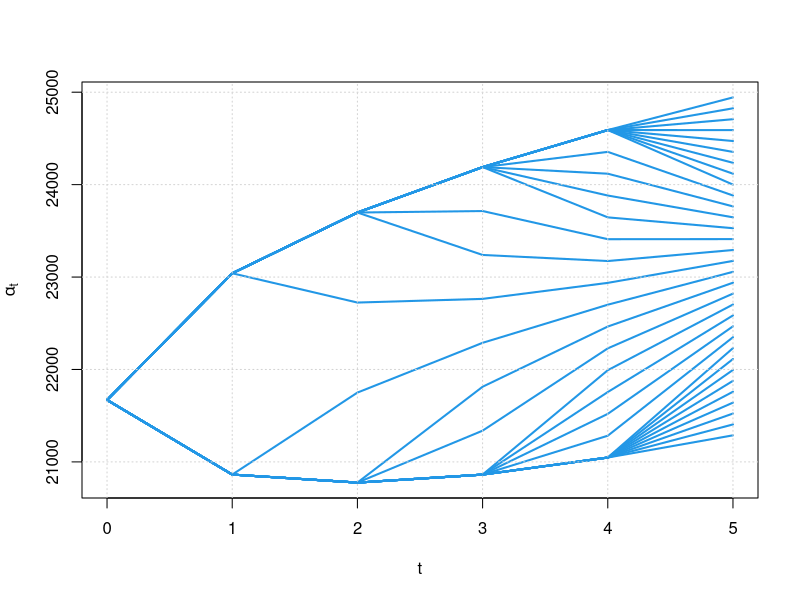
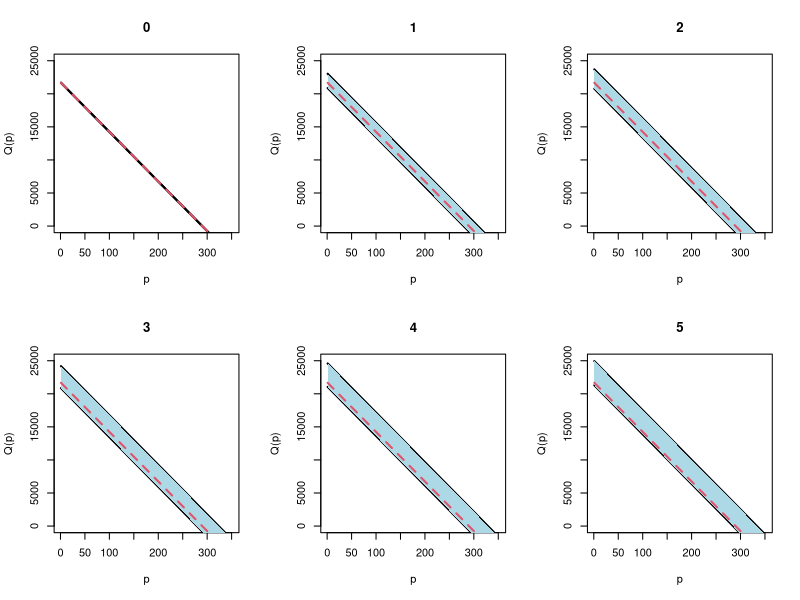

Recreate these plots in R, in order.
# An Analysis of Capacity and Price Trajectories for the Ontario Electricity Market
# Using Dynamic Nash Equilibrium under Uncertainty
# Genc, T. S. & Sen, S.
# Energy Economics, 2008, 30, p. 173-191

# Scenario generation

t <- 5  # time periods

mu <- 18055 # average hourly load in MW
h <- 1089   # load volatility
p <- 48.2   # average hourly price in $
e <- 0.2    # assumed price elasticity of demand

beta <- round(mu/p*e)

# yearly growth rates of demand for the future
rho_e <- c(0.006, 0.009, 0.013)
rho <- rho_e[3] 

# demand curve in t=0

alpha_0 <- mu + beta*p
D <- alpha_0


# plot(p,Q(p,alpha_0,beta),type="l",ylim=c(0,25000))


gamma_t <- function(t) h/sqrt(2^(1-t)*(sum((2*seq(1,2^(t-1))-1)^2))) 
gammat_t <- function(t) c((2*sort(seq(1,2^(t-1)),decreasing=T)-1)*gamma_t(t),-(2*seq(1,2^(t-1))-1)*gamma_t(t))

alpha_t <- function(t) if(t==0) D else D*(1+rho)^t+gammat_t(t)

# write alpha_t in matrix

malpha_t<- matrix(nrow=2^t,ncol=t+1)

malpha_t[,t+1] <- alpha_t(t)
j <- 2^(t-2)+1
for (i in ((t-1):1)) {
  malpha_t[1:j,i+1] <- rep(max(alpha_t(i)),j)
  malpha_t[j:(j-1+length(alpha_t(i))),i+1] <- alpha_t(i)
  malpha_t[(j-1+length(alpha_t(i))):nrow(malpha_t),i+1] <- rep(min(alpha_t(i)),j)
  j <- j + 2^(i-2)
   }

malpha_t[,1] <- rep(alpha_t(0),length(alpha_t(t)))

# plot scenario tree for alphas
matplot(0:t,t(malpha_t),type="l",pch=1,lty=1,col=4,lwd=2,
        xlab = "t",
        ylab = expression(alpha[t]))
grid()

# plot inverse demand curves

p <- seq(0,350)
Q <- function(p,alpha,beta) alpha - beta*p


#j = 6
#plot(p,Q(p,alpha_0,beta),type="l",lwd=2,ylim=c(0,25000))
#for(i in 1:nrow(malpha_t)) {
  #for(j in 1:ncol(malpha_t)) {
    #print(as.numeric(malpha_t[i,j]))
    #lines(p,Q(p,as.numeric(malpha_t[i,j]),beta), col=2, lwd=2)
  #}
#}

par(mfrow=c(2,3))

for (j in 0:t) {
x <- Q(p,as.numeric(malpha_t[1,j+1]),beta)
y <- Q(p,as.numeric(malpha_t[nrow(malpha_t),j+1]),beta)
matplot(cbind(x,y),type="l",col=1,lty=1,lwd=2,ylim=c(0,25000),
        main=j,xlab = "p",ylab="Q(p)")
X = c(1:length(x),length(x):1)
Y = c(x,rev(y))
polygon(X,Y,col="lightblue",border=NA)
lines(Q(p,alpha_0,beta),lwd=2,lty=2,col=2)
}

#x = rnorm(30)
#y = x-0.5
#plot(x,type="l")
#lines(y)
#X = c(1:length(x),length(x):1)
#Y = c(x,rev(y))
#polygon(X,Y,col=2,border=NA)
